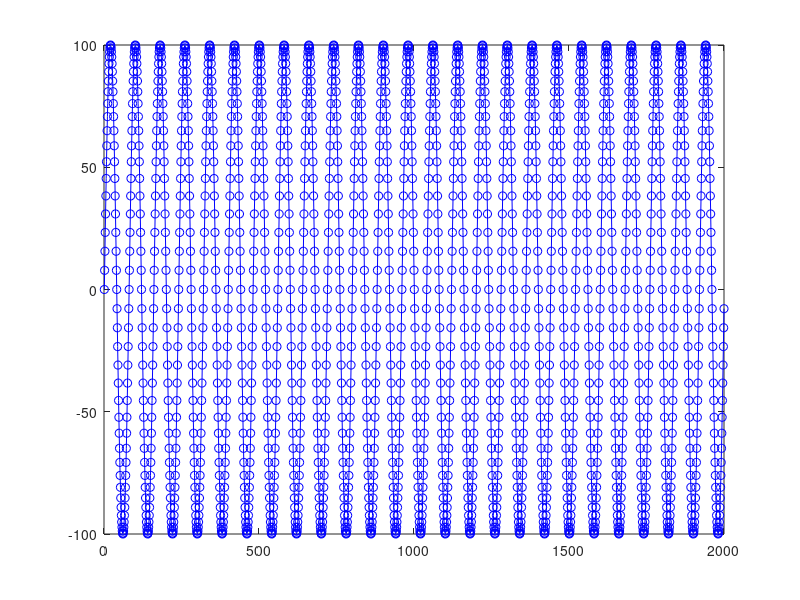

Recreate this plot in MATLAB.
% Exercise 2
# Generate a digital sinusoidal signal specifying its amplitude and 
# frequency, the sampling frequency, and the number of samples 
# in the recording as parameters. Graph the signal.

signal_freq=100; # Frecuency of the signal. 100 cycles per second
signal_amp=100; # Amplitud signal. [-100,100]
sampling_freq=8000; # 8000 samples per second
sample_number = 2000; # Quantity of samples to be generated

# Generates the sinusoidal signal sample by sample
# x[n] = A * sin(2*pi * f/fs * n)
for i=1:sample_number 
 signal(i) = (signal_amp*sin(2*pi*(i-1)*signal_freq/sampling_freq));
end

# Graph signal
# Graphs signal using index of sample as x axis
# x axis: 1,2,3,...,200
# y axis: signal amplitud
plot(signal); 

# Graphs same signal but with circular shape in every sample in color blue aligned with '-'
plot(signal, 'o-b');

# Copied to use it later in other calculus
signal1 = signal;
